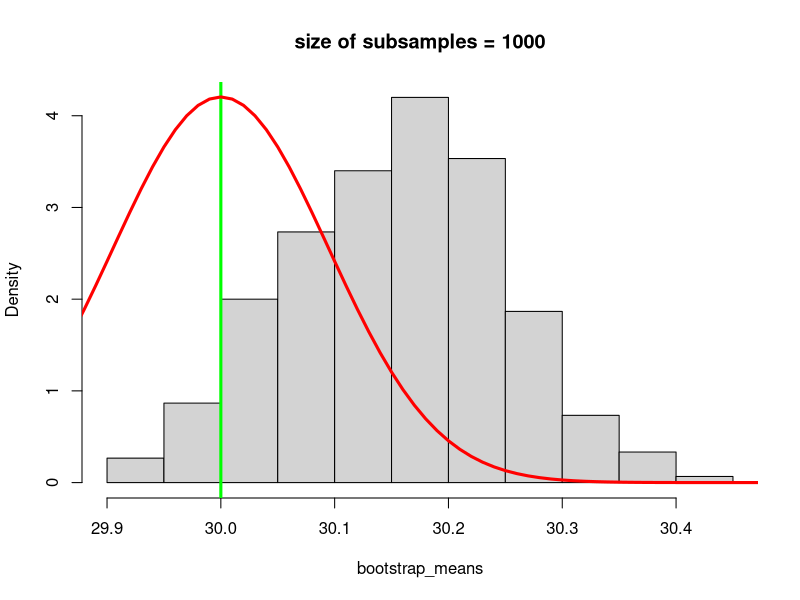
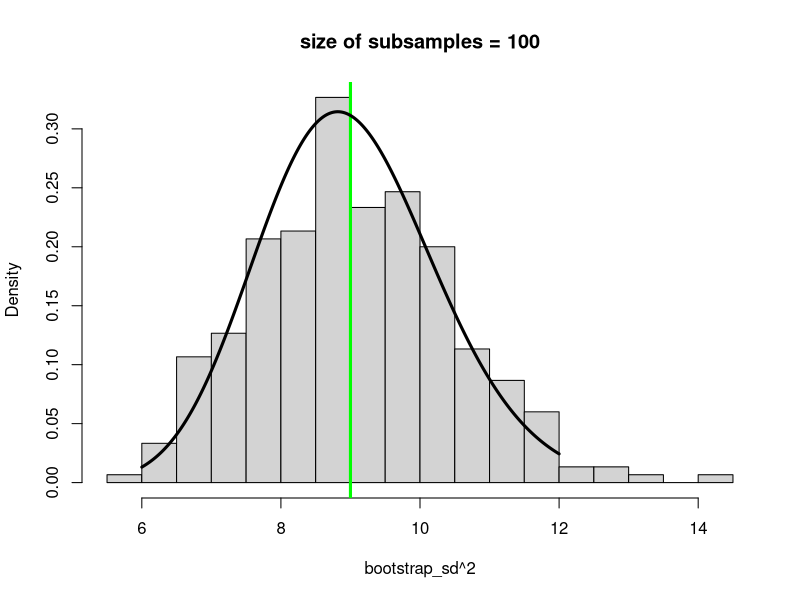
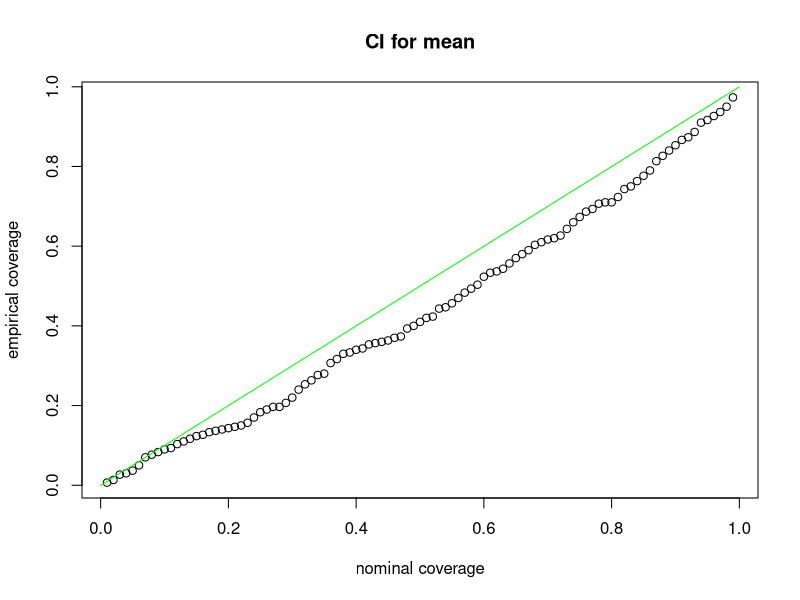
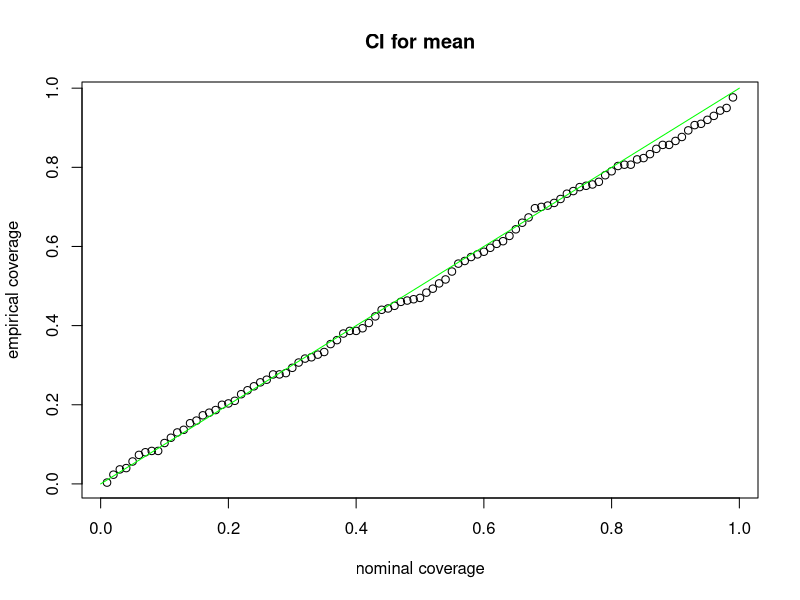

Reproduce these figures in R, in order.
# Introduction to bootstrapping

# Consider bootstrapping to approximatet the sampling distribution of the
# sample mean of an observed sample of data

n = 1000
mu = 30
sigma = 3
x = rnorm(n, mean=mu, sd=sigma)

m = n
num_boot_samples = 300
bootstrap_means = rep( NA, num_boot_samples)
for(k in 1:num_boot_samples){
	sub_x = sample( x, size=m, replace=T)
	bootstrap_means[k] = mean(sub_x)
}

# Plot the histogram of the subsampled sample means
hist( bootstrap_means, breaks=floor(sqrt(num_boot_samples)), freq=F,
      main=paste0("size of subsamples = ",m))
abline( v=mu, col="green", lwd=3)

# Compare the histogram to the actual sampling distribution of the sample mean 
# for Gaussian data
grid = seq( mu-3, mu+3, by=.01)
lines( grid, dnorm( grid, mean=mu, sd=sigma/sqrt(n)), lwd=3, col='red')


# Repeat the above analysis for varying sample sizes n and subsample sizes m


# Next, consider the sampling distribution of the sample standard deviation
x = rnorm(n, mean=mu, sd=sigma)

m = 100
num_boot_samples = 300
bootstrap_sd = rep( NA, num_boot_samples)
for(k in 1:num_boot_samples){
	sub_x = sample( x, size=m, replace=T)
	bootstrap_sd[k] = sd(sub_x)
}

# Plot the histogram of the subsampled sample variances
hist( bootstrap_sd^2, breaks=floor(sqrt(num_boot_samples)), freq=F,
      main=paste0("size of subsamples = ",m))
abline( v=sigma^2, col="green", lwd=3)

# Compare the histogram to the actual sampling distribution of the sample 
# standard deviation for Gaussian data
grid = seq( sigma^2-3, sigma^2+3, by=.01)
lines( grid, (m-1)*dchisq( (m-1)*grid/sigma^2, df=m-1)/sigma^2, lwd=3)


# A bootstrapped confidence interval can be constructed for both mu and sigma by
# computing the empirical alpha/2 and 1-alpha/2 quantiles.  This approach is 
# called the percentile bootstrap confidence interval

# Percentile bootstrap confidence interval for the mean
alpha = .05
lower = quantile( bootstrap_means, probs=alpha/2); lower
upper = quantile( bootstrap_means, probs=1-alpha/2); upper
mu

# Percentile bootstrap confidence interval for the standard deviation
alpha = .05
lower = quantile( bootstrap_sd, probs=alpha/2); lower
upper = quantile( bootstrap_sd, probs=1-alpha/2); upper
sigma

# How about the coverage of these confidence intervals?

# Confidence interval for mu
num_sims = 300
m = 1000
num_boot_samples = 1000
nominal_coverage = seq( .01, .99, by=.01)
coverage = rep( 0, length(nominal_coverage))
for(j in 1:num_sims){
	
	#x = rnorm(n, mean=mu, sd=sigma)
	x = rcauchy(n, location = mu, scale = sigma)
	
	bootstrap_means = rep( NA, num_boot_samples)
	for(k in 1:num_boot_samples){
		sub_x = sample( x, size=m, replace=T)
		bootstrap_means[k] = mean(sub_x)
	}
	
	for(r in 1:length(nominal_coverage)){
		alpha = 1-nominal_coverage[r]
		lower = quantile( bootstrap_means, probs=alpha/2)
		upper = quantile( bootstrap_means, probs=1-alpha/2)
		if(lower < mu & mu < upper) coverage[r] = coverage[r] + 1
	}
}
coverage = coverage / num_sims

plot( nominal_coverage, coverage, xlab="nominal coverage", main="CI for mean",
      ylab="empirical coverage")
lines( c(0,1), c(0,1), col="green")

# Confidence interval for sigma
num_sims = 300
m = n
num_boot_samples = 300
nominal_coverage = seq( .01, .99, by=.01)
coverage = rep( 0, length(nominal_coverage))
for(j in 1:num_sims){
	
	x = rnorm(n, mean=mu, sd=sigma)

	bootstrap_sd = rep( NA, num_boot_samples)
	for(k in 1:num_boot_samples){
		sub_x = sample( x, size=m, replace=T)
		bootstrap_sd[k] = sd(sub_x)
	}
	
	for(r in 1:length(nominal_coverage)){
		alpha = 1-nominal_coverage[r]
		lower = quantile( bootstrap_sd, probs=alpha/2)
		upper = quantile( bootstrap_sd, probs=1-alpha/2)
		if(lower < sigma & sigma < upper) coverage[r] = coverage[r] + 1
	}
}
coverage = coverage / num_sims

plot( nominal_coverage, coverage, xlab="nominal coverage", main="CI for mean",
      ylab="empirical coverage")
lines( c(0,1), c(0,1), col="green")

















